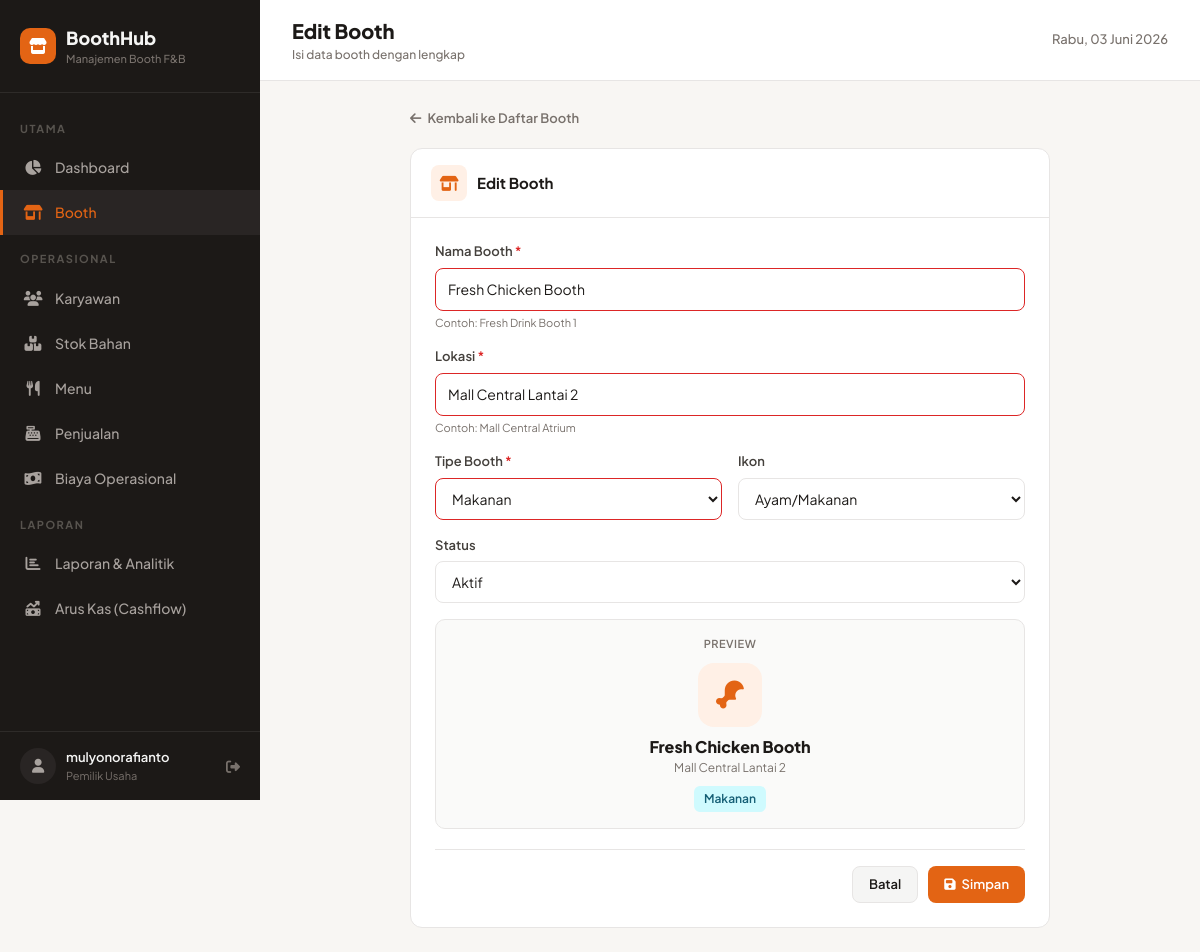
/booth/2/update/ (signed in), run on the app's committed database.
### boothapp/models.py (models this page shows, shortened)
class Booth(models.Model):
    TIPE_CHOICES = [
        ('minuman', 'Minuman'),
        ('makanan', 'Makanan'),
        ('campuran', 'Campuran'),
    ]
    STATUS_CHOICES = [
        ('active', 'Aktif'),
        ('inactive', 'Nonaktif'),
    ]
    ICON_CHOICES = [
        ('fa-mug-hot', 'Kopi/Minuman'),
        ('fa-drumstick-bite', 'Ayam/Makanan'),
        ('fa-blender', 'Smoothie'),
        ('fa-glass-water', 'Es Teh'),
        ('fa-ice-cream', 'Dessert'),
        ('fa-utensils', 'Restoran'),
    ]
    name = models.CharField(max_length=200, verbose_name='Nama Booth')
    location = models.CharField(max_length=300, verbose_name='Lokasi')
    booth_type = models.CharField(max_length=20, choices=TIPE_CHOICES, verbose_name='Tipe')
    status = models.CharField(max_length=20, choices=STATUS_CHOICES, default='active')
    icon = models.CharField(max_length=50, choices=ICON_CHOICES, default='fa-mug-hot')
    created_at = models.DateTimeField(auto_now_add=True)
    class Meta:
        verbose_name = 'Booth'
        verbose_name_plural = 'Booth'
        ordering = ['name']

### boothapp/views.py (the view)
# urls.py: path('booth/<int:pk>/update/', views.booth_update, name='booth_update'),
@login_required
def booth_update(request, pk):
    booth = get_object_or_404(Booth, pk=pk)
    if request.method == 'POST':
        form = BoothForm(request.POST, instance=booth)
        if form.is_valid():
            form.save()
            return redirect('boothapp:booth_list')
    else:
        form = BoothForm(instance=booth)
    return render(request, 'boothapp/booth_form.html', {'form': form, 'title': 'Edit Booth'})

### boothapp/forms.py
class BoothForm(forms.ModelForm):
    class Meta:
        model = Booth
        fields = ['name', 'location', 'booth_type', 'status', 'icon']
        widgets = {
            'name': forms.TextInput(attrs={'class': 'form-input', 'placeholder': 'Nama Booth'}),
            'location': forms.TextInput(attrs={'class': 'form-input', 'placeholder': 'Lokasi'}),
        }

### templates/boothapp/booth_form.html (shortened to what this page needs)
{% extends 'boothapp/base.html' %}
{% block nav_booth %}active{% endblock %}
{% block page_title %}{{ title }}{% endblock %}
{% block page_subtitle %}Isi data booth dengan lengkap{% endblock %}
{% block content %}
<div style="max-width:640px;margin:0 auto;">
    <a href="{% url 'boothapp:booth_list' %}" style="display:inline-flex;align-items:center;gap:6px;color:var(--muted);text-decoration:none;font-size:13px;font-weight:600;margin-bottom:20px;transition:color 0.2s;"
       onmouseover="this.style.color='var(--accent)'" onmouseout="this.style.color='var(--muted)'">
        <i class="fas fa-arrow-left"></i> Kembali ke Daftar Booth
    </a>
    <div class="card">
        <div class="card-header">
            <div style="display:flex;align-items:center;gap:10px;">
                <div style="width:36px;height:36px;border-radius:8px;background:var(--accent-light);display:flex;align-items:center;justify-content:center;">
                    <i class="fas fa-store-alt" style="color:var(--accent);font-size:15px;"></i>
                </div>
                <span>{{ title }}</span>
            </div>
        </div>
        <div style="padding:24px;">
            <form method="post" novalidate>
                <div class="form-group">
                    <label class="form-label" for="id_name">
                        Nama Booth <span style="color:var(--danger);">*</span>
                    </label>
                    {{ form.name }}
                    <div style="font-size:11px;color:var(--muted);margin-top:4px;">Contoh: Fresh Drink Booth 1</div>
                </div>
                <div class="form-group">
                    <label class="form-label" for="id_location">
                        Lokasi <span style="color:var(--danger);">*</span>
                    </label>
                    {{ form.location }}
                    <div style="font-size:11px;color:var(--muted);margin-top:4px;">Contoh: Mall Central Atrium</div>
                </div>
                <div style="display:grid;grid-template-columns:1fr 1fr;gap:16px;">
                    <div class="form-group">
                        <label class="form-label" for="id_booth_type">
                            Tipe Booth <span style="color:var(--danger);">*</span>
                        </label>
                        {{ form.booth_type }}
                    </div>
                    <div class="form-group">
                        <label class="form-label" for="id_icon">
                            Ikon
                        </label>
                        {{ form.icon }}
                    </div>
                </div>
                <div class="form-group">
                    <label class="form-label" for="id_status">Status</label>
                    {{ form.status }}
                </div>
                <div style="padding:16px;background:#FAFAF9;border-radius:10px;border:1px solid var(--border);margin-bottom:20px;text-align:center;">
                    <div style="font-size:11px;color:var(--muted);font-weight:600;text-transform:uppercase;letter-spacing:0.5px;margin-bottom:10px;">Preview</div>
                    <div id="iconPreview" style="width:64px;height:64px;border-radius:16px;background:var(--accent-light);display:inline-flex;align-items:center;justify-content:center;margin-bottom:8px;">
                        <i id="iconPreviewI" class="fas fa-mug-hot" style="color:var(--accent);font-size:28px;"></i>
                    </div>
                    <div id="namePreview" style="font-weight:800;font-size:16px;">Nama Booth</div>
                    <div id="locationPreview" style="font-size:12px;color:var(--muted);">Lokasi Booth</div>
                    <div style="margin-top:8px;">
                        <span id="typePreview" class="badge badge-info" style="display:none;"></span>
                    </div>
                </div>
                <div style="display:flex;justify-content:flex-end;gap:10px;padding-top:16px;border-top:1px solid var(--border);">
                    <a href="{% url 'boothapp:booth_list' %}" class="btn btn-secondary" style="text-decoration:none;">Batal</a>
                    <button type="submit" class="btn btn-primary">
                        <i class="fas fa-save"></i> Simpan
                    </button>
                </div>
            </form>
        </div>
    </div>
</div>
{% endblock %}

### templates/boothapp/base.html (shortened to what this page needs)
<!DOCTYPE html>
<html lang="id">
<head>
    <script src="https://cdn.tailwindcss.com"></script>
    <link rel="stylesheet" href="https://cdnjs.cloudflare.com/ajax/libs/font-awesome/6.5.1/css/all.min.css">
</head>
<body>
    <aside class="sidebar" id="sidebar">
        <div class="sidebar-brand">
            <div style="display:flex;align-items:center;gap:10px;">
                <div style="width:36px;height:36px;background:var(--accent);border-radius:10px;display:flex;align-items:center;justify-content:center;">
                    <i class="fas fa-store" style="color:white;font-size:16px;"></i>
                </div>
                <div>
                    <div style="color:#F5F5F4;font-weight:800;font-size:18px;">BoothHub</div>
                    <div style="color:#78716C;font-size:11px;font-weight:500;">Manajemen Booth F&B</div>
                </div>
            </div>
        </div>
        <nav class="sidebar-nav">
            <div class="sidebar-section">Utama</div>
            <a href="{% url 'boothapp:dashboard' %}" class="{% block nav_dashboard %}{% endblock %}"><i class="fas fa-chart-pie"></i> Dashboard</a>
            <a href="{% url 'boothapp:booth_list' %}" class="{% block nav_booth %}{% endblock %}"><i class="fas fa-store-alt"></i> Booth</a>
            <div class="sidebar-section">Operasional</div>
            <a href="{% url 'boothapp:employee_list' %}" class="{% block nav_karyawan %}{% endblock %}"><i class="fas fa-users"></i> Karyawan</a>
            <a href="{% url 'boothapp:inventory_list' %}" class="{% block nav_stok %}{% endblock %}"><i class="fas fa-boxes-stacked"></i> Stok Bahan</a>
            <a href="{% url 'boothapp:menu_list' %}" class="{% block nav_menu %}{% endblock %}"><i class="fas fa-utensils"></i> Menu</a>
            <a href="{% url 'boothapp:sale_list' %}" class="{% block nav_penjualan %}{% endblock %}"><i class="fas fa-cash-register"></i> Penjualan</a>
            <a href="{% url 'boothapp:expense_list' %}" class="{% block nav_biaya %}{% endblock %}"><i class="fas fa-money-bill-wave"></i> Biaya Operasional</a>
                       <div class="sidebar-section">Laporan</div>
            <a href="{% url 'boothapp:report' %}" class="{% block nav_laporan %}{% endblock %}"><i class="fas fa-chart-bar"></i> Laporan & Analitik</a>
            <a href="{% url 'boothapp:cashflow_report' %}" class="{% block nav_cashflow %}{% endblock %}"><i class="fas fa-money-bill-trend-up"></i> Arus Kas (Cashflow)</a>
        </nav>
        <div style="padding:16px 20px;border-top:1px solid rgba(255,255,255,0.08);">
            <div style="display:flex;align-items:center;gap:10px;">
                <div style="width:36px;height:36px;background:#292524;border-radius:50%;display:flex;align-items:center;justify-content:center;">
                    <i class="fas fa-user" style="color:#A8A29E;font-size:14px;"></i>
                </div>
                <div style="flex:1;">
                    <div style="color:#F5F5F4;font-size:13px;font-weight:600;">{{ request.user.get_full_name|default:request.user.username }}</div>
                    <div style="color:#78716C;font-size:11px;">Pemilik Usaha</div>
                </div>
                <a href="{% url 'logout' %}" style="color:#78716C;font-size:14px;" title="Logout"><i class="fas fa-sign-out-alt"></i></a>
            </div>
        </div>
    </aside>
    <div class="main-content">
        <div class="topbar">
            <div style="display:flex;align-items:center;gap:12px;">
                <div>
                    <h1 id="pageTitle" style="font-size:20px;font-weight:800;">{% block page_title %}Dashboard{% endblock %}</h1>
                    <p id="pageSubtitle" style="font-size:12px;color:var(--muted);font-weight:500;">{% block page_subtitle %}{% endblock %}</p>
                </div>
            </div>
            <div style="display:flex;align-items:center;gap:12px;">
                <div style="font-size:13px;color:var(--muted);font-weight:500;">{% now "l, d F Y" %}</div>
            </div>
        </div>
        <div style="padding:24px 32px;" class="page-enter">
            {% block content %}{% endblock %}
        </div>
    </div>
</body>
</html>

### templates/boothapp/base.html (style rules this page uses)
:root { --bg: #F8F6F3; --fg: #1C1917; --muted: #78716C; --accent: #E36414; --accent-light: #FFF0E6; --card: #FFFFFF; --border: #E7E5E4; --sidebar: #1C1917; --sidebar-hover: #292524; --success: #16A34A; --warning: #F59E0B; --danger: #DC2626; --info: #0891B2; }
* { margin: 0; padding: 0; box-sizing: border-box; }
body { font-family: 'Plus Jakarta Sans', sans-serif; background: var(--bg); color: var(--fg); }
.sidebar { width: 260px; min-height: 100vh; background: var(--sidebar); position: fixed; left: 0; top: 0; z-index: 50; transition: transform 0.3s ease; display: flex; flex-direction: column; }
.sidebar-brand { padding: 24px 20px; border-bottom: 1px solid rgba(255,255,255,0.08); }
.sidebar-nav { flex: 1; overflow-y: auto; padding: 12px 0; }
.sidebar-nav a { display: flex; align-items: center; gap: 12px; padding: 12px 20px; color: #A8A29E; text-decoration: none; font-size: 14px; font-weight: 500; transition: all 0.2s; border-left: 3px solid transparent; }
.sidebar-nav a.active { background: var(--sidebar-hover); color: var(--accent); border-left-color: var(--accent); }
.sidebar-nav a i { width: 20px; text-align: center; font-size: 15px; }
.sidebar-section { padding: 16px 20px 8px; font-size: 11px; text-transform: uppercase; letter-spacing: 1.5px; color: #57534E; font-weight: 700; }
.main-content { margin-left: 260px; min-height: 100vh; }
.topbar { background: var(--card); border-bottom: 1px solid var(--border); padding: 16px 32px; display: flex; align-items: center; justify-content: space-between; position: sticky; top: 0; z-index: 40; }
.card { background: var(--card); border: 1px solid var(--border); border-radius: 12px; overflow: hidden; transition: box-shadow 0.2s; }
.card-header { padding: 16px 20px; border-bottom: 1px solid var(--border); font-weight: 700; font-size: 15px; display: flex; align-items: center; justify-content: space-between; }
.badge { padding: 4px 10px; border-radius: 6px; font-size: 12px; font-weight: 600; display: inline-block; }
.badge-info { background: #CFFAFE; color: #155E75; }
.btn { padding: 8px 16px; border-radius: 8px; font-size: 13px; font-weight: 600; border: none; cursor: pointer; transition: all 0.2s; display: inline-flex; align-items: center; gap: 6px; font-family: inherit; text-decoration: none; }
.btn-primary { background: var(--accent); color: white; }
.btn-secondary { background: #F5F5F4; color: var(--fg); border: 1px solid var(--border); }
.form-group { margin-bottom: 16px; }
.form-label { display: block; font-size: 13px; font-weight: 600; margin-bottom: 6px; color: #44403C; }
.form-input, .form-select { width: 100%; padding: 10px 12px; border: 1px solid var(--border); border-radius: 8px; font-size: 14px; font-family: inherit; background: white; transition: border-color 0.2s; outline: none; }
.page-enter { animation: fadeUp 0.3s ease; }

### data on the page
Booth: name "Fresh Chicken Booth", location "Mall Central Lantai 2", booth_type "Makanan", icon "Ayam/Makanan", status "Aktif"

### other printed values
{{ request.user.get_full_name|default:request.user.username }} "mulyonorafianto"
{{ title }} "Edit Booth"
